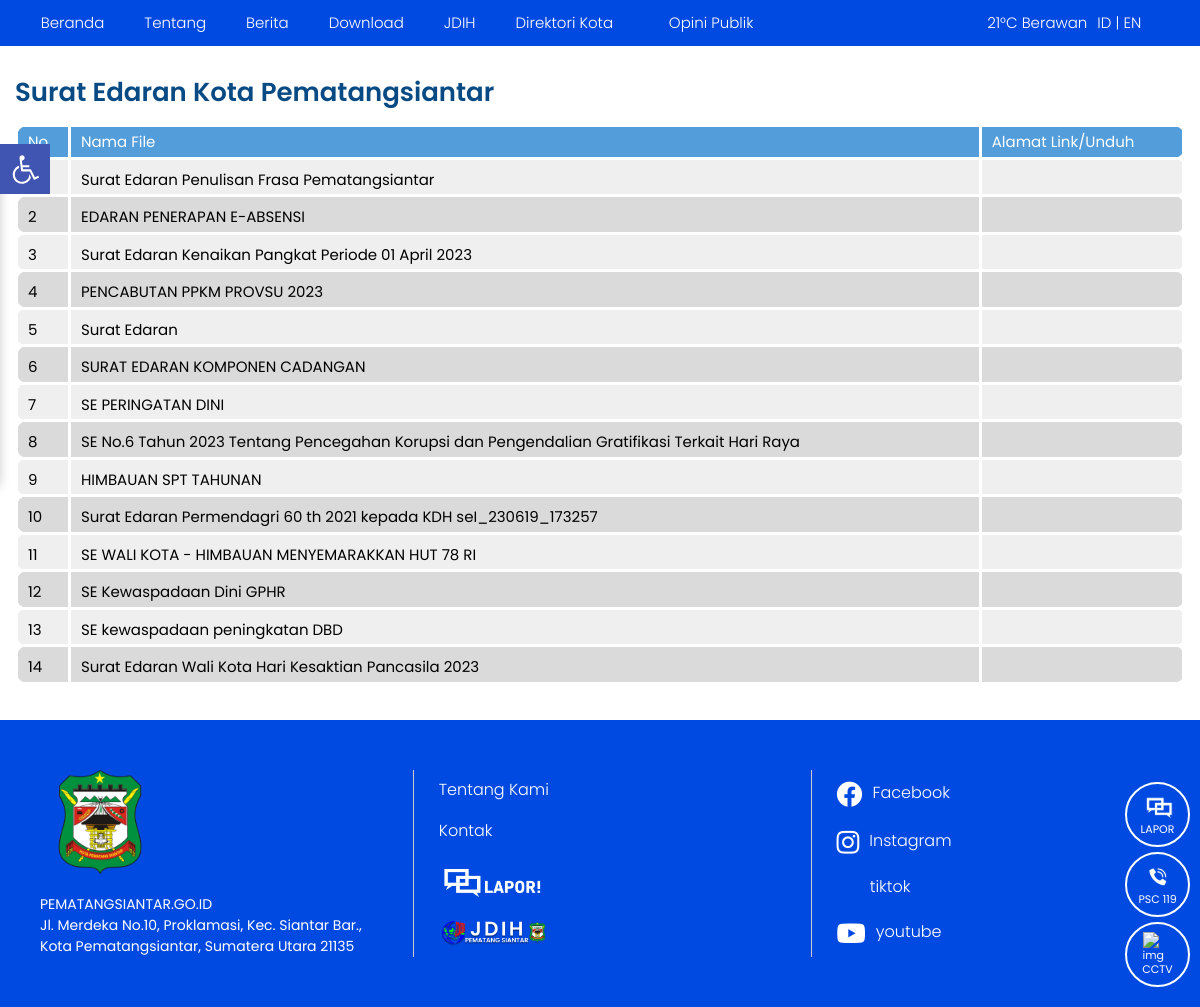
/index.php/surat, run on the app's committed database.
### tables this page shows
CREATE TABLE `tbl_files` (
  `file_id` int(11) NOT NULL,
  `file_judul` varchar(120) DEFAULT NULL,
  `file_deskripsi` text DEFAULT NULL,
  `file_tanggal` timestamp NULL DEFAULT current_timestamp(),
  `file_oleh` varchar(60) DEFAULT NULL,
  `file_download` int(11) DEFAULT 0,
  `file_data` varchar(120) DEFAULT NULL
);

### application/controllers/Surat.php (called while the page is built, shortened)
<?php
class Surat extends CI_Controller{
	function __construct(){
		$this->load->model('m_files');
		$this->load->helper('download');
		$this->load->model('m_pengunjung');
	}
	function index(){
		$x['data']=$this->m_files->get_all_files();
		$this->load->view('depan/v_surat_edaran',$x);
	}
}

### index.php (called while the page is built, shortened)
<?php
require_once BASEPATH.'core/CodeIgniter.php';

### application/models/M_files.php (called while the page is built, shortened)
<?php
class M_files extends CI_Model{
	function get_all_files(){
		$hsl=$this->db->query("SELECT file_id,file_judul,file_deskripsi,DATE_FORMAT(file_tanggal,'%d/%m/%Y') AS tanggal,file_oleh,file_download,file_data FROM tbl_files ORDER BY file_id DESC");
		return $hsl;
	}
}

### application/views/depan/v_surat_edaran.php (the view, shortened to what this page needs)
<!DOCTYPE html>
<html lang="id">
  <head>
    <link href="<?php echo base_url().'theme/depan/assets/css/datatable.css'?>" rel="stylesheet" />
    <link href="<?php echo base_url().'theme/depan/assets/css/app.css'?>" rel="stylesheet" />
    <link href="<?php echo base_url().'theme/depan/assets/css/add.css'?>" rel="stylesheet" />
    <link href="<?php echo base_url().'theme/depan/assets/plugins/slick/css/slick.css'?>" rel="stylesheet" />
    <link href="<?php echo base_url().'theme/depan/assets/plugins/slick/css/slick-theme.css'?>" rel="stylesheet" />
  </head>
  <body>
    <div class="bdgcontent">
      <div class="floatmenu">
        <div class="floatmenu__wrap">
        <ul>
            <li>
              <a
                href="https://www.lapor.go.id/instansi/pemerintah-kota-pematang-siantar"
                target="_blank"
                ><img
                  src="<?php echo base_url().'theme/depan/assets/img/floatmenu/lapor-float.png'?>"
                  alt="img"
                /><span>LAPOR</span></a
              >
            </li>
            <li>
              <a href="tel:119" rel="nofollow" target="_blank"
                ><img src="<?php echo base_url().'theme/depan/assets/img/floatmenu/2.png'?>" alt="img" /><span
                  >PSC 119</span
                ></a
              >
            </li>
            <li>
              <a href="https://cctv.pematangsiantar.go.id/"
                ><img src="<?php echo base_url().'theme/depan/assets/img/floatmenu/3.png'?>" alt="img" /><span
                  >CCTV</span
                ></a
              >
            </li>
          </ul>
        </div>
      </div>
      <header class="mainmenu">
        <div class="wrapper">
          <nav class="menu">
            <div class="menu__outer">
              <div class="menu__wrap">
                <div class="menu__left">
                  <div class="menu__utama">
                    <ul>
                      <li class="active">
                        <span
                          ><a class="smuroll" href="<?php echo site_url('');?>"
                            ><i class="fas fa-home"></i> Beranda
                          </a></span
                        >
                      </li>
                      <li class="has-dropdown">
                        <span><a href="<?php echo site_url('about');?>">Tentang</a></span>
                      </li>
                      <li>
                        <span><a href="<?php echo site_url('blog');?>">Berita</a></span>
                      </li>
                      <li class="has-dropdown">
                        <span
                          ><a href="#">Download</a>
                          <i class="idrop fas fa-caret-down"></i
                        ></span>
                      </li>
                      <li>
                        <span><a href="https://jdih.pematangsiantar.go.id/">JDIH</a></span>
                      </li>
                      <li class="has-dropdown">
                        <span
                          ><a href="#">Direktori Kota</a>
                          <i class="idrop fas fa-caret-down"></i
                        ></span>
                      </li>
                      <li>
                        <a href="https://opinipublik.pematangsiantar.go.id/berita/"
                          ><i class="fas fa-exclamation-circle"></i> Opini Publik</a
                        >
                      </li>
                    </ul>
                  </div>
                </div>
              </div>
            </div>
            <div class="menu__right">
              <div class="hujanbahasa">
                <div class="hujan">21&#176;C Berawan</div>
                <div class="bahasa">
                  <a href="city-directory9bb4.html?lang=id">ID</a> |
                  <a href="city-directory9ed2.html?lang=en">EN</a>
                </div>
              </div>
              <div class="search">
                <div class="search__icon">
                  <i class="scari-icon fas fa-search"></i>
                </div>
              </div>
            </div>
          </nav>
        </div>
      </header>
      <div class="wrapper">
        <div class="mainwrap">
          <div class="sectionrow">
            <div class="dinasterkait">
              <div class="xsection__header">
                <h1 class="xsection__title">Surat Edaran Kota Pematangsiantar</h1>
              </div>
              <div class="dinasterkait__body">
                <div class="zentable-outer">
                  <table class="zentable cityd-table" id="myTable">
                    <thead>
                      <tr>
                        <td>No</td>
                        <td>Nama File</td>
                        <td>Alamat Link/Unduh</td>
                      </tr>
                    </thead>
                    <tbody>
                    <?php
                      $no = 1;
                      foreach ($data->result() as $row):
                          if ($row->file_oleh == "Surat Edaran"):
                      ?>
                          <tr>
                              <td><?php echo $no++;?></td>
                              <td><?php echo $row->file_judul;?></td>
                              <td style="text-align:center;">
                                  <a href="<?php echo site_url('download/get_file/'.$row->file_id);?>" class="btn btn-info">
                                      <i class="fa fa-download" aria-hidden="true" style="color: #253B7B; font-size: 24px;"></i>
                                  </a>
                              </td>
                          </tr>
                      <?php
                          endif;
                      endforeach;
                      ?>
                  </tbody>
                  </table>
                </div>
              </div>
            </div>
          </div>
        </div>
      </div>
      <footer class="bg-blue">
        <div class="wrapper">
          <div class="footer">
            <div class="footer__col">
              <div class="footlogo">
                <img src="<?php echo base_url().'theme/depan/assets/img/logo.png'?>" alt="" />
              </div>
              <div class="footalamat">
              PEMATANGSIANTAR.GO.ID<br />
              Jl. Merdeka No.10, Proklamasi, Kec. Siantar Bar., <br>
               Kota Pematangsiantar, Sumatera Utara 21135
              </div>
            </div>
            <div class="footer__col">
              <ul class="footmenu">
                <li><a href="<?php echo site_url('about');?>">Tentang Kami</a></li>
                <li><a href="<?php echo site_url('kontak');?>">Kontak</a></li>
                <li>
                  <a
                    target="_blank"
                    href="https://www.lapor.go.id/instansi/pemerintah-kota-pematang-siantar"
                    ><img width="110" src="<?php echo base_url().'theme/depan/assets/img/lapor-foot.png'?>" alt=""
                  /></a>
                </li>
                <li>
                  <a target="_blank" href="https://jdih.pematangsiantar.go.id/"
                    ><img width="110" src="<?php echo base_url().'theme/depan/assets/img/jdih-foot.png'?>" alt=""
                  /></a>
                </li>
              </ul>
            </div>
            <div class="footer__col">
              <ul class="sosmedrow">
                <li>
                  <a href="https://www.facebook.com/diskominfopematangsiantar" target="_blank"
                    ><i class="fab fa-facebook"></i>Facebook</a
                  >
                </li>
                <li>
                  <a
                    href="https://www.instagram.com/diskominfopematangsiantar/"
                    target="_blank"
                    ><i class="fab fa-instagram"></i> Instagram</a
                  >
                </li>
                <li>
                  <a href="https://www.tiktok.com/@kominfopematangsiantar?_t=8gL05bIR9Os&_r=1" target="_blank"
                    ><img
                    />&nbsp;&nbsp; tiktok</a
                  >
                </li>
                <li>
                  <a
                    href="https://www.youtube.com/@DiskominfoPematangsiantar"
                    target="_blank"
                    ><i class="fab fa-youtube"></i> youtube</a
                  >
                </li>
              </ul>
            </div>
          </div>
        </div>
      </footer>
    </div>
  </body>
</html>

### theme/depan/assets/css/add.css (style rules this page uses)
.floatmenu { bottom: 15px; }
.floatmenu__wrap ul li img { object-fit: contain; }

### data on the page
tbl_files: file_judul "Surat Edaran Penulisan Frasa Pematangsiantar"
tbl_files: file_judul "EDARAN PENERAPAN E-ABSENSI"
tbl_files: file_judul "Surat Edaran Kenaikan Pangkat Periode 01 April 2023"
tbl_files: file_judul "PENCABUTAN PPKM PROVSU 2023"
tbl_files: file_judul "Surat Edaran"
tbl_files: file_judul "SURAT EDARAN KOMPONEN CADANGAN"
tbl_files: file_judul "SE PERINGATAN DINI"
tbl_files: file_judul "SE No.6 Tahun 2023 Tentang Pencegahan Korupsi dan Pengendalian Gratifikasi Terkait Hari Raya"
tbl_files: file_judul "HIMBAUAN SPT TAHUNAN"
tbl_files: file_judul "Surat Edaran Permendagri 60 th 2021 kepada KDH seI_230619_173257"
tbl_files: file_judul "SE WALI KOTA - HIMBAUAN MENYEMARAKKAN HUT 78 RI"
tbl_files: file_judul "SE Kewaspadaan Dini GPHR"
tbl_files: file_judul "SE kewaspadaan peningkatan DBD"
tbl_files: file_judul "Surat Edaran Wali Kota Hari Kesaktian Pancasila 2023"
